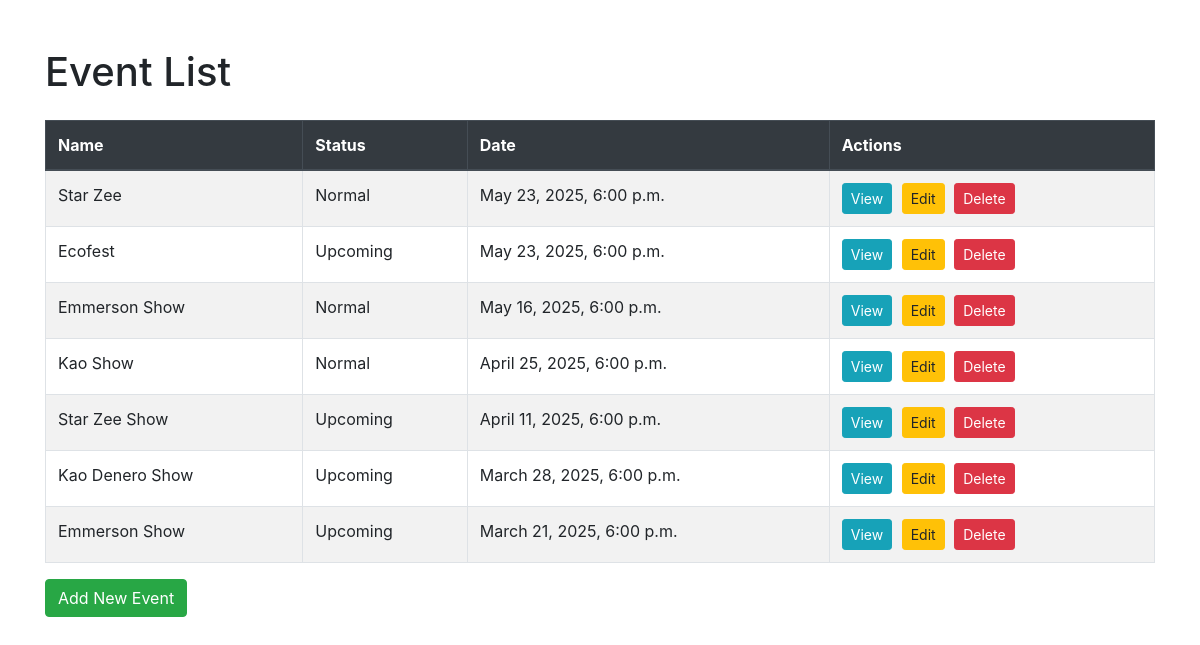
/dashboard/events/, run on an earlier commit of the app's database.
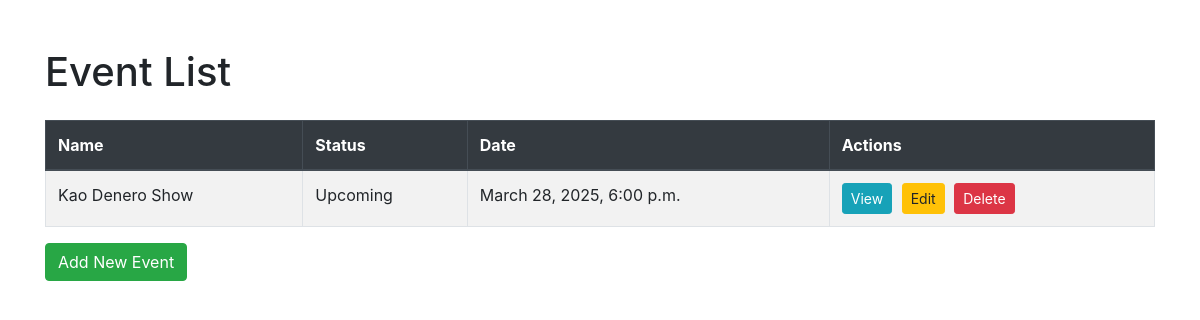
And on a later commit of the database.
### events/models.py (models this page shows, shortened)
class Event(models.Model):
    event_name = models.CharField(max_length=200)
    event_description = models.TextField()
    event_type = models.CharField(
        max_length=100,
        choices=[('concert', 'Concert'), ('conference', 'Conference'), ('sports', 'Sports'), ('theatre', 'Theatre')]
    )
    event_date = models.DateTimeField()
    event_location = models.CharField(max_length=255)
    event_status = models.CharField(
        max_length=20,
        choices=[('upcoming', 'Upcoming'), ('sold_out', 'Sold Out'), ('canceled', 'Canceled'), ('normal', 'Normal')],
        default='upcoming'
    )
    event_image = models.ImageField(upload_to='event_images/', null=True, blank=True)
    early_bird_price = models.DecimalField(max_digits=10, decimal_places=2)
    normal_price = models.DecimalField(max_digits=10, decimal_places=2)
    early_bird_end = models.DateTimeField(null=True, blank=True)
    video_url = models.URLField(max_length=500, null=True, blank=True)
    video_file = models.FileField(upload_to='event_videos/', null=True, blank=True)
    event_logo = models.ImageField(upload_to='event_logos/', null=True, blank=True)
    event_created_at = models.DateTimeField(auto_now_add=True)
    event_updated_at = models.DateTimeField(auto_now=True)
    sponsorers = models.ManyToManyField(Sponsorer, related_name="events", blank=True)
    view_count = models.PositiveIntegerField(default=0)  # Corrected
    class Meta:
        verbose_name = 'Event'
        verbose_name_plural = 'Events'

### dashboard/views.py (the view)
# urls.py: path('events/', event_list, name='events-lists'),  # URL for event list
def event_list(request):
    events = Event.objects.all().order_by('-event_date')  # Order by event date (newest first)
    return render(request, 'dashboard/event_list.html', {'events': events})

### dashboard/templates/dashboard/event_list.html (shortened to what this page needs)
<!DOCTYPE html>
<html lang="en">
  <head>
    <link
      href="https://stackpath.bootstrapcdn.com/bootstrap/4.5.2/css/bootstrap.min.css"
      rel="stylesheet"
    />
  </head>
  <body>
    <div class="container mt-5">
      <h1 class="mb-4">Event List</h1>
      <table class="table table-bordered table-striped">
        <thead class="thead-dark">
          <tr>
            <th>Name</th>
            <th>Status</th>
            <th>Date</th>
            <th>Actions</th>
          </tr>
        </thead>
        <tbody>
          {% for event in events %}
          <tr>
            <td>{{ event.event_name }}</td>
            <td>{{ event.get_event_status_display }}</td>
            <td>{{ event.event_date|date:"F j, Y, g:i a" }}</td>
            <td>
              <a
                href="{% url 'event-detail' event.pk %}"
                class="btn btn-info btn-sm"
                >View</a
              >
              <a
                href="{% url 'edit-event' event.pk %}"
                class="btn btn-warning btn-sm"
                >Edit</a
              >
              <a
                href="{% url 'delete-event' event.pk %}"
                class="btn btn-danger btn-sm"
                >Delete</a
              >
            </td>
          </tr>
          {% endfor %}
        </tbody>
      </table>
      <a href="{% url 'add-event' %}" class="btn btn-success">Add New Event</a>
    </div>
  </body>
</html>

What changed in the data, as far as the page shows it:
removed Event: event_name "Star Zee", event_status "Normal", event_date "May 23, 2025, 6:00 p.m."
removed Event: event_name "Ecofest", event_status "Upcoming", event_date "May 23, 2025, 6:00 p.m."
removed Event: event_name "Emmerson Show", event_status "Normal", event_date "May 16, 2025, 6:00 p.m."
removed Event: event_name "Kao Show", event_status "Normal", event_date "April 25, 2025, 6:00 p.m."
removed Event: event_name "Star Zee Show", event_status "Upcoming", event_date "April 11, 2025, 6:00 p.m."
removed Event: event_name "Emmerson Show", event_status "Upcoming", event_date "March 21, 2025, 6:00 p.m."
